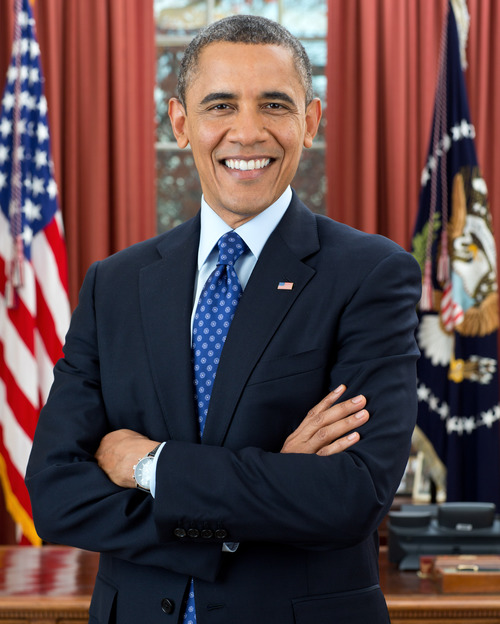
#> input picture Experiment 01 - Face Detection/images/obama.png, 500 x 624 px
$ python detect_faces.py
#> lines starting #> are read from the running program, lines starting #| are printed output that depends on the picture
### Experiment 01 - Face Detection/utilities/facedetector.py
import cv2


class FaceDetector:
    def __init__(self, face_cascade_path):
        # Load the face detector
        self.face_cascade = cv2.CascadeClassifier(face_cascade_path)

    def detect(self, image, scale_factor=1.1, min_neighbors=5):
        # Detect faces in the image
        boxes = self.face_cascade.detectMultiScale(image, scale_factor, min_neighbors, flags=cv2.CASCADE_SCALE_IMAGE)

        # Return the bounding boxes
        return boxes

### Experiment 01 - Face Detection/detect_faces.py
from utilities.facedetector import FaceDetector
import cv2

# Define paths
image_path = 'images/obama.png'
cascade_path = 'cascades/haarcascade_frontalface_default.xml'

# Load the image and convert it to greyscale
image = cv2.imread(image_path)
#> image is the input picture: shape (624, 500, 3); mean B, G, R 71.8, 70, 92.6
gray = cv2.cvtColor(image, cv2.COLOR_BGR2GRAY)
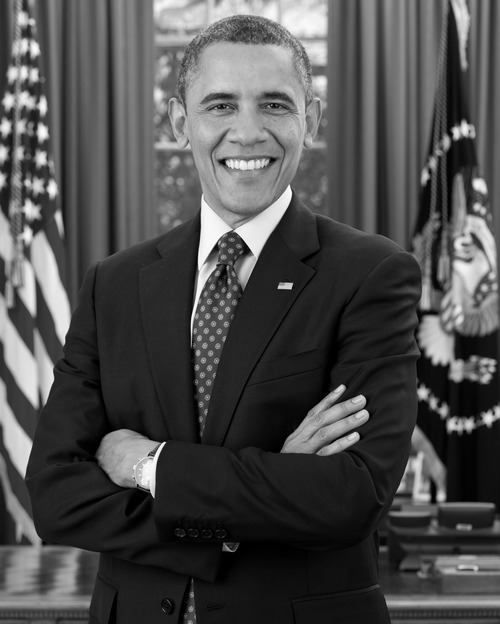
#> gray: shape (624, 500); min 0, max 254, mean 77

# Find faces in the image
detector = FaceDetector(cascade_path)
face_boxes = detector.detect(gray, 1.2, 5)
#> in detect, `boxes = self.face_cascade.detectMultiScale(image, scale_factor, min_ne..`: boxes = [[175, 50, 145, 145]]
#> face_boxes = [[175, 50, 145, 145]]
print("{} face(s) found".format(len(face_boxes)))
#| 1 face(s) found

# Loop over the faces and draw a rectangle around each
for (x, y, w, h) in face_boxes:
    cv2.rectangle(image, (x, y), (x + w, y + h), (255, 255, 255), 2)
#> this loop made 1 pass

# Show the detected faces
cv2.imshow("Faces", image)
cv2.waitKey(0)

$ run again, with Experiment 01 - Face Detection/images/messi.png copied over Experiment 01 - Face Detection/images/obama.png
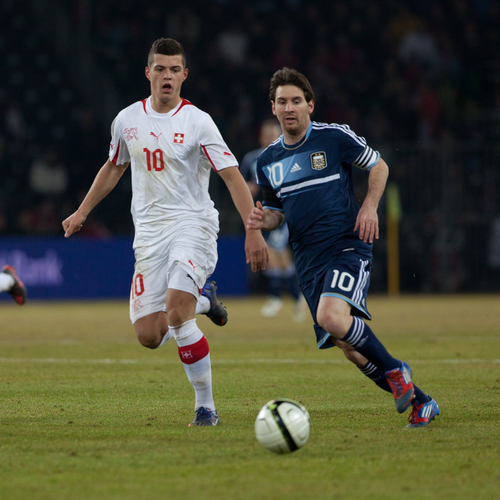
#> input picture Experiment 01 - Face Detection/images/messi.png, 500 x 500 px
#> image is the input picture: shape (500, 500, 3); mean B, G, R 58.7, 75.7, 74.3
#> `gray = cv2.cvtColor(image, cv2.COLOR_BGR2GRAY)`:
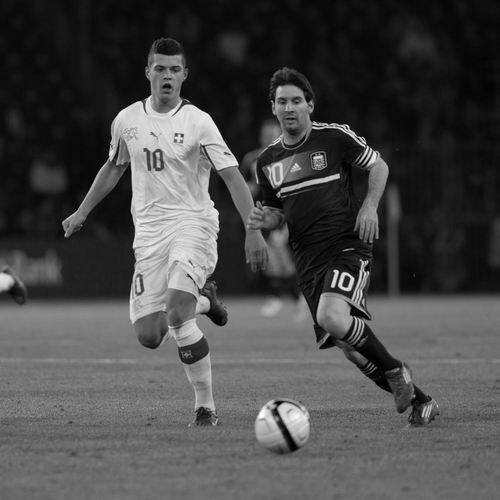
#> gray: shape (500, 500); min 0, max 255, mean 73.3
#> boxes = [[144, 51, 47, 47], [265, 82, 49, 49]]
#| 2 face(s) found
#> the loop `for (x, y, w, h) in face_boxes:` made 2 passes

$ run again, with Experiment 01 - Face Detection/images/messi2.png copied over Experiment 01 - Face Detection/images/obama.png
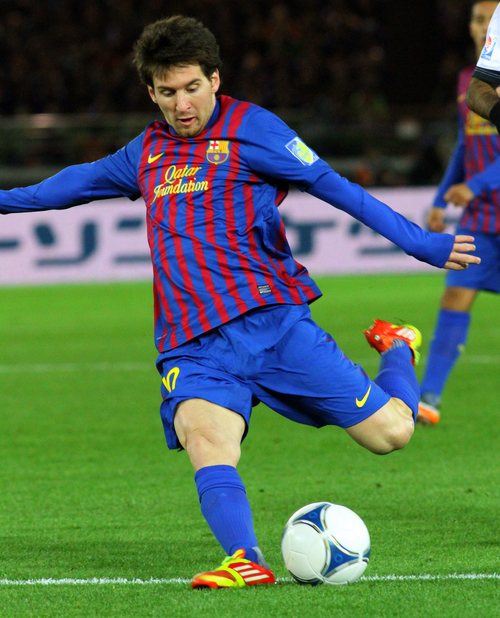
#> input picture Experiment 01 - Face Detection/images/messi2.png, 500 x 618 px
#> image is the input picture: shape (618, 500, 3); mean B, G, R 78.2, 101.3, 78.3
#> `gray = cv2.cvtColor(image, cv2.COLOR_BGR2GRAY)`:
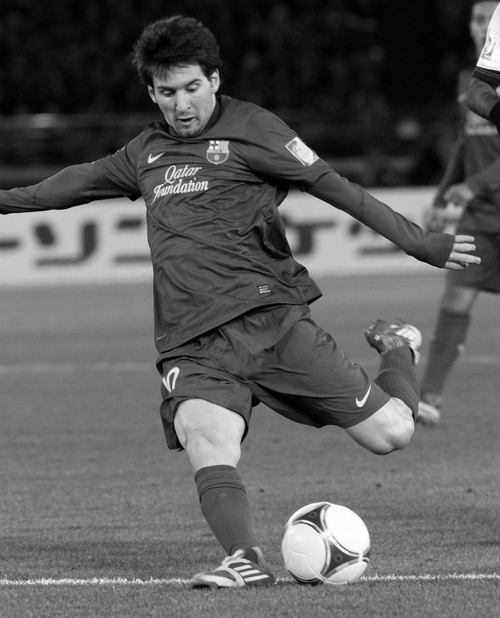
#> gray: shape (618, 500); min 0, max 255, mean 91.8
#> boxes = [[142, 61, 76, 76]]
#| 1 face(s) found
#> the loop `for (x, y, w, h) in face_boxes:` made 1 pass
